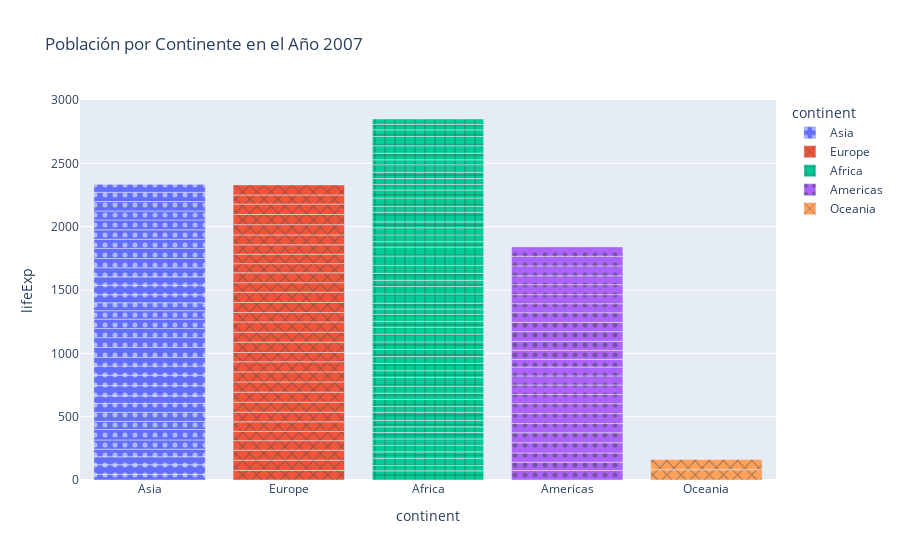

Write notebook code for a chart like this one.
### Code cell
# Crear el gráfico de barras con Plotly Express
fig = px.bar(df, x='continent', y='lifeExp', color='continent', pattern_shape="continent", pattern_shape_sequence=[".", "x", "+"],
             title='Población por Continente en el Año 2007')

# Mostrar el gráfico
fig.show()

### Figure 1 — Plotly figure (JSON) as saved in the notebook; plotly's stock layout.template omitted (floating-point values rounded to 4 significant figures)
{"data": [{"alignmentgroup": "True", "hovertemplate": "continent=%{x}<br>lifeExp=%{y}<extra></extra>", "legendgroup": "Asia", "marker": {"color": "#636efa", "pattern": {"shape": "."}}, "name": "Asia", "offsetgroup": "Asia", "orientation": "v", "showlegend": true, "textposition": "auto", "type": "bar", "x": ["Asia", "Asia", "Asia", "Asia", "Asia", "Asia", "Asia", "Asia", "Asia", "Asia", "Asia", "Asia", "Asia", "Asia", "Asia", "Asia", "Asia", "Asia", "Asia", "Asia", "Asia", "Asia", "Asia", "Asia", "Asia", "Asia", "Asia", "Asia", "Asia", "Asia", "Asia", "Asia", "Asia"], "xaxis": "x", "y": [43.83, 75.64, 64.06, 59.72, 72.96, 82.21, 64.7, 70.65, 70.96, 59.55, 80.75, 82.6, 72.53, 67.3, 78.62, 77.59, 71.99, 74.24, 66.8, 62.07, 63.78, 75.64, 65.48, 71.69, 72.78, 79.97, 72.4, 74.14, 78.4, 70.62, 74.25, 73.42, 62.7], "yaxis": "y"}, {"alignmentgroup": "True", "hovertemplate": "continent=%{x}<br>lifeExp=%{y}<extra></extra>", "legendgroup": "Europe", "marker": {"color": "#EF553B", "pattern": {"shape": "x"}}, "name": "Europe", "offsetgroup": "Europe", "orientation": "v", "showlegend": true, "textposition": "auto", "type": "bar", "x": ["Europe", "Europe", "Europe", "Europe", "Europe", "Europe", "Europe", "Europe", "Europe", "Europe", "Europe", "Europe", "Europe", "Europe", "Europe", "Europe", "Europe", "Europe", "Europe", "Europe", "Europe", "Europe", "Europe", "Europe", "Europe", "Europe", "Europe", "Europe", "Europe", "Europe"], "xaxis": "x", "y": [76.42, 79.83, 79.44, 74.85, 73.0, 75.75, 76.49, 78.33, 79.31, 80.66, 79.41, 79.48, 73.34, 81.76, 78.89, 80.55, 74.54, 79.76, 80.2, 75.56, 78.1, 72.48, 74.0, 74.66, 77.93, 80.94, 80.88, 81.7, 71.78, 79.42], "yaxis": "y"}, {"alignmentgroup": "True", "hovertemplate": "continent=%{x}<br>lifeExp=%{y}<extra></extra>", "legendgroup": "Africa", "marker": {"color": "#00cc96", "pattern": {"shape": "+"}}, "name": "Africa", "offsetgroup": "Africa", "orientation": "v", "showlegend": true, "textposition": "auto", "type": "bar", "x": ["Africa", "Africa", "Africa", "Africa", "Africa", "Africa", "Africa", "Africa", "Africa", "Africa", "Africa", "Africa", "Africa", "Africa", "Africa", "Africa", "Africa", "Africa", "Africa", "Africa", "Africa", "Africa", "Africa", "Africa", "Africa", "Africa", "Africa", "Africa", "Africa", "Africa", "Africa", "Africa", "Africa", "Africa", "Africa", "Africa", "Africa", "Africa", "Africa", "Africa", "Africa", "Africa", "Africa", "Africa", "Africa", "Africa", "Africa", "Africa", "Africa", "Africa", "Africa", "Africa"], "xaxis": "x", "y": [72.3, 42.73, 56.73, 50.73, 52.3, 49.58, 50.43, 44.74, 50.65, 65.15, 46.46, 55.32, 48.33, 54.79, 71.34, 51.58, 58.04, 52.95, 56.73, 59.45, 60.02, 56.01, 46.39, 54.11, 42.59, 45.68, 73.95, 59.44, 48.3, 54.47, 64.16, 72.8, 71.16, 42.08, 52.91, 56.87, 46.86, 76.44, 46.24, 65.53, 63.06, 42.57, 48.16, 49.34, 58.56, 39.61, 52.52, 58.42, 73.92, 51.54, 42.38, 43.49], "yaxis": "y"}, {"alignmentgroup": "True", "hovertemplate": "continent=%{x}<br>lifeExp=%{y}<extra></extra>", "legendgroup": "Americas", "marker": {"color": "#ab63fa", "pattern": {"shape": "."}}, "name": "Americas", "offsetgroup": "Americas", "orientation": "v", "showlegend": true, "textposition": "auto", "type": "bar", "x": ["Americas", "Americas", "Americas", "Americas", "Americas", "Americas", "Americas", "Americas", "Americas", "Americas", "Americas", "Americas", "Americas", "Americas", "Americas", "Americas", "Americas", "Americas", "Americas", "Americas", "Americas", "Americas", "Americas", "Americas", "Americas"], "xaxis": "x", "y": [75.32, 65.55, 72.39, 80.65, 78.55, 72.89, 78.78, 78.27, 72.23, 74.99, 71.88, 70.26, 60.92, 70.2, 72.57, 76.19, 72.9, 75.54, 71.75, 71.42, 78.75, 69.82, 78.24, 76.38, 73.75], "yaxis": "y"}, {"alignmentgroup": "True", "hovertemplate": "continent=%{x}<br>lifeExp=%{y}<extra></extra>", "legendgroup": "Oceania", "marker": {"color": "#FFA15A", "pattern": {"shape": "x"}}, "name": "Oceania", "offsetgroup": "Oceania", "orientation": "v", "showlegend": true, "textposition": "auto", "type": "bar", "x": ["Oceania", "Oceania"], "xaxis": "x", "y": [81.23, 80.2], "yaxis": "y"}], "layout": {"barmode": "relative", "legend": {"title": {"text": "continent"}, "tracegroupgap": 0}, "title": {"text": "Población por Continente en el Año 2007"}, "xaxis": {"anchor": "y", "categoryarray": ["Asia", "Europe", "Africa", "Americas", "Oceania"], "categoryorder": "array", "domain": [0, 1], "title": {"text": "continent"}}, "yaxis": {"anchor": "x", "domain": [0, 1], "title": {"text": "lifeExp"}}}}
